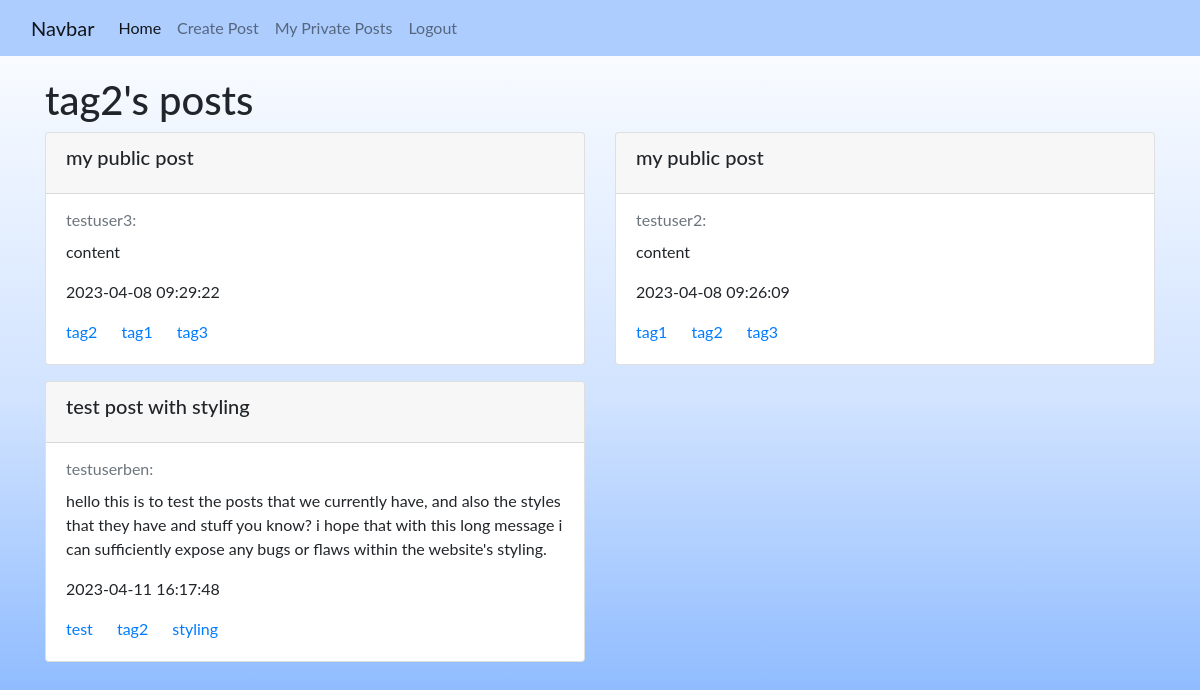
/tag2/tag2 (signed in), run on the app's committed database.
### website/models.py (models this page shows)
class Post(db.Model):
    id = db.Column(db.Integer, primary_key=True)
    title = db.Column(db.Text, nullable=False)
    text = db.Column(db.Text, nullable=False)
    tag1 = db.Column(db.String(32))
    tag2 = db.Column(db.String(32))
    tag3 = db.Column(db.String(32))
    date_created = db.Column(db.DateTime(timezone=True), default=func.now())
    is_private = db.Column(db.Integer, default = 0)
    author = db.Column(db.Integer, db.ForeignKey('user.id', ondelete="CASCADE"), nullable=False)

class User(db.Model, UserMixin):
    id = db.Column(db.Integer, primary_key=True)
    email = db.Column(db.String(150), unique=True)
    username = db.Column(db.String(150), unique=True)
    password = db.Column(db.String(150))
    date_created = db.Column(db.DateTime(timezone=True), default=func.now())
    posts = db.relationship('Post', backref='user', passive_deletes=True)

### website/views.py (the view)
@views.route("/tag2/<tag2>")
@login_required
def tag2_posts(tag2):
    posts = Post.query.filter_by(tag1=tag2, is_private=0).all() + Post.query.filter_by(tag2=tag2, is_private=0).all() + Post.query.filter_by(tag3=tag2, is_private=0).all()
    return render_template("posts.html", user=current_user, posts=posts, username=tag2)

### website/__init__.py (called while the page is built)
def create_app():
    app = Flask(__name__)
    app.config['SECRET_KEY'] = "secretkey"
    app.config['SQLALCHEMY_DATABASE_URI'] = f'sqlite:///{DB_NAME}'
    app.config['SQLALCHEMY_TRACK_MODIFICATIONS'] = False
    db.init_app(app)
    from .views import views
    from .auth import auth
    app.register_blueprint(views, url_prefix="/")
    app.register_blueprint(auth, url_prefix="/")
    from .models import User, Post
    create_database(app)
    login_manager = LoginManager()
    login_manager.login_view = "auth.login"
    login_manager.init_app(app)
    @login_manager.user_loader
    def load_user(id):
        return User.query.get(int(id))
    return app

### website/templates/posts.html (shortened to what this page needs)
{% extends "posts_div.html" %}
{% block header %}{{username}}'s posts{% endblock %}

### website/templates/posts_div.html (shortened to what this page needs)
{% extends "base.html" %}
{% block content %}
  <h1>{% block header %}Posts{% endblock %}</h1>
  <div class="row" >
    {% for post in posts %}
      {% if post.is_private == 0 or user.id == post.author %}
        <div class="col-md-6">
          <div class="card mb-3" style="max-height: 500px">
            <div class="card-header justify-content-between">
              <h5 class="card-title">{{ post.title }}</h5>
            </div>
              <div class="card-body">
              <a href="/posts/{{ post.user.username }}"><p class="card-subtitle mb-2 text-muted">{{ post.user.username }}:</p></a>
              <p class="card-text">{{ post.text }}</p>
              <p class="card-text">{{ post.date_created }}</p>
              <a href="/tag1/{{ post.tag1 }}" class="card-link">{{ post.tag1 }}</a>
              <a href="/tag2/{{ post.tag2 }}" class="card-link">{{ post.tag2 }}</a>
              <a href="/tag3/{{ post.tag3 }}" class="card-link">{{ post.tag3 }}</a>
            </div>
          </div>
        </div>
      {% endif %}
    {% endfor %}
  </div>
{% endblock %}

### website/static/base-style.css (style rules this page uses)
html, body { height: 100%; margin: 0; padding: 0; font-family: Lato, sans-serif; background: linear-gradient(to bottom, #ffffff, #d1e3ff, #77adff); overflow: auto; }
h1 { margin-top: 20px; }

### website/static/views.css (style rules this page uses)
.card-body { overflow: auto; }

### data on the page
Post: title "my public post", user.username "testuser3", text "content", date_created "2023-04-08 09:29:22", tag1 "tag2", tag2 "tag1", tag3 "tag3"
Post: title "my public post", user.username "testuser2", text "content", date_created "2023-04-08 09:26:09", tag1 "tag1", tag2 "tag2", tag3 "tag3"
Post: title "test post with styling", user.username "testuserben", text "hello this is to test the posts that we currently have, and also the styles that they have and stuff you know? i hope that with this long message i can sufficiently expose any bugs or flaws within the website's styling.", date_created "2023-04-11 16:17:48", tag1 "test", tag2 "tag2", tag3 "styling"

### other printed values
{{ username }} "tag2"
